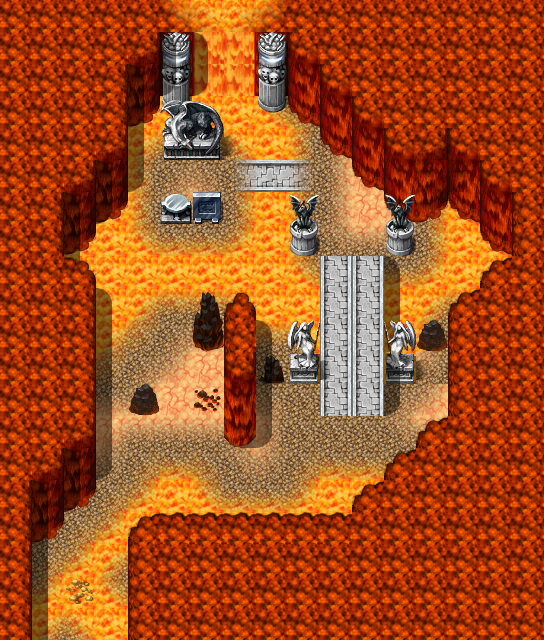

The image is a tile-based game level rendered from a .tmx file. Its description and source (layers, tilesets, objects; grid data summarised) follow:
An orthogonal 17x20 tile map with 32x32 px tiles, 3 tile layers (Ground, Objects, Above), 1 hidden layer not drawn, 13 tilesets and 8 objects (7x spawn, mapchange).

<map version="1.0" orientation="orthogonal" width="17" height="20" tilewidth="32" tileheight="32">
    <tileset firstgid="1" name="map_3" tilewidth="32" tileheight="32">
        <image source="../drawable/map_3.png" width="256" height="256" />
    </tileset>
    <tileset firstgid="65" name="map_37" tilewidth="32" tileheight="32">
        <image source="../drawable/map_37.png" width="256" height="256" />
    </tileset>
    <tileset firstgid="129" name="map_0" tilewidth="32" tileheight="32">
        <image source="../drawable/map_0.png" width="256" height="256" />
    </tileset>
    <tileset firstgid="193" name="map_34" tilewidth="32" tileheight="32">
        <image source="../drawable/map_34.png" width="256" height="256" />
    </tileset>
    <tileset firstgid="257" name="map_16" tilewidth="32" tileheight="32">
        <image source="../drawable/map_16.png" width="256" height="256" />
    </tileset>
    <tileset firstgid="321" name="map_4" tilewidth="32" tileheight="32">
        <image source="../drawable/map_4.png" width="256" height="256" />
    </tileset>
    <tileset firstgid="385" name="map_1" tilewidth="32" tileheight="32">
        <image source="../drawable/map_1.png" width="256" height="256" />
    </tileset>
    <tileset firstgid="449" name="map_5" tilewidth="32" tileheight="32">
        <image source="../drawable/map_5.png" width="256" height="256" />
    </tileset>
    <tileset firstgid="513" name="map_2" tilewidth="32" tileheight="32">
        <image source="../drawable/map_2.png" width="256" height="256" />
    </tileset>
    <tileset firstgid="577" name="map_8" tilewidth="32" tileheight="32">
        <image source="../drawable/map_8.png" width="256" height="256" />
    </tileset>
    <tileset firstgid="641" name="map_7" tilewidth="32" tileheight="32">
        <image source="../drawable/map_7.png" width="256" height="256" />
    </tileset>
    <tileset firstgid="705" name="map_14" tilewidth="32" tileheight="32">
        <image source="../drawable/map_14.png" width="256" height="256" />
    </tileset>
    <tileset firstgid="769" name="map_13" tilewidth="32" tileheight="32">
        <image source="../drawable/map_13.png" width="256" height="256" />
    </tileset>
    <layer name="Ground" width="17" height="20">
        <data>[340 cells, 340 non-empty, 22 distinct tile ids]</data>
    </layer>
    <layer name="Objects" width="17" height="20">
        <data>[340 cells, 123 non-empty, 29 distinct tile ids]</data>
    </layer>
    <layer name="Above" width="17" height="20">
        <data>[340 cells, 62 non-empty, 25 distinct tile ids]</data>
    </layer>
    <layer name="Walkable" width="17" height="20" visible="0">
        <data>[340 cells, 258 non-empty, 1 distinct tile ids]</data>
    </layer>
    <objectgroup name="Mapevents">
        <object name="south" type="mapchange" x="32" y="608" width="64" height="32">
            <properties>
                <property name="map" value="lostmine10" />
                <property name="place" value="north" />
            </properties>
        </object>
    </objectgroup>
    <objectgroup name="Spawn">
        <object name="fire4" type="spawn" x="96" y="288" width="128" height="224">
            <properties>
                <property name="quantity" value="3" />
                <property name="spawngroup" value="fire4" />
            </properties>
        </object>
        <object name="fire4_1" type="spawn" x="224" y="448" width="32" height="64">
            <properties>
                <property name="quantity" value="2" />
                <property name="spawngroup" value="fire4" />
            </properties>
        </object>
        <object name="fire4_2" type="spawn" x="256" y="384" width="192" height="128">
            <properties>
                <property name="quantity" value="3" />
                <property name="spawngroup" value="fire4" />
            </properties>
        </object>
        <object name="fire4_3" type="spawn" x="320" y="320" width="64" height="32">
            <properties>
                <property name="quantity" value="2" />
                <property name="spawngroup" value="fire4" />
            </properties>
        </object>
        <object name="fire5" type="spawn" x="288" y="128" width="96" height="160">
            <properties>
                <property name="quantity" value="2" />
                <property name="spawngroup" value="fire5" />
            </properties>
        </object>
        <object name="fire5_1" type="spawn" x="256" y="160" width="32" height="32">
            <properties>
                <property name="spawngroup" value="fire5" />
            </properties>
        </object>
        <object name="thukuzun" type="spawn" x="128" y="128" width="128" height="128">
            <properties>
                <property name="spawngroup" value="thukuzun" />
            </properties>
        </object>
    </objectgroup>
    <objectgroup name="Keys" />
</map>
